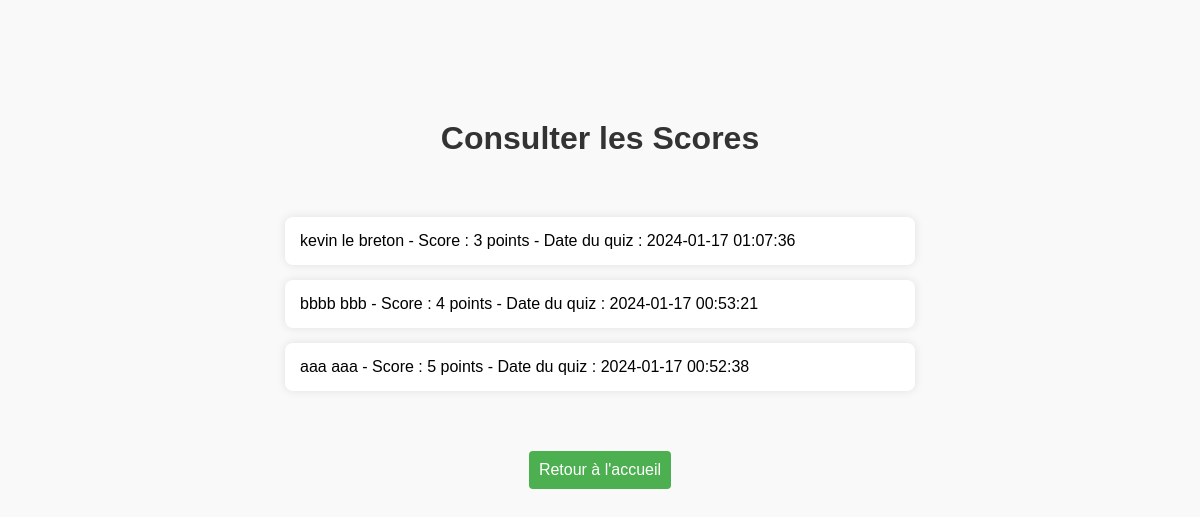
The page /consulter_scores.php on the database as committed earlier.
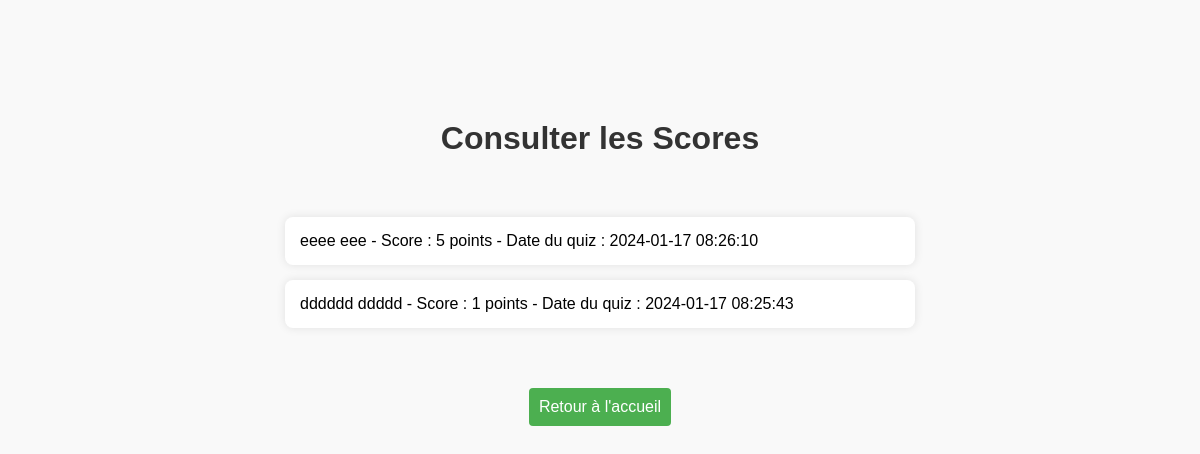
The same page on the database as committed later.
### tables this page shows
CREATE TABLE scores (
        id INTEGER PRIMARY KEY,
        participant_id INTEGER,
        score INTEGER,
        time INTEGER,
        FOREIGN KEY (participant_id) REFERENCES participants(idP));

### consulter_scores.php (the view, shortened to what this page needs)
<!DOCTYPE html>
<html lang="fr">
<head>
    <link rel="stylesheet" type="text/css" href="css/scores.css">
</head>
<body>
    <h1>Consulter les Scores</h1>
    <?php
    try {
        $file_db = new PDO('sqlite:contacts.sqlite3');
        $file_db->setAttribute(PDO::ATTR_ERRMODE, PDO::ERRMODE_WARNING);
        $query = "SELECT scores.*, participants.nom, participants.prenom
                  FROM scores
                  INNER JOIN participants ON scores.participant_id = participants.idP
                  ORDER BY scores.id DESC";
        $scores = $file_db->query($query);
        if (!$scores) {
            echo "Erreur SQL : " . print_r($file_db->errorInfo(), true);
        } else {
            $scores = $scores->fetchAll(PDO::FETCH_ASSOC);
            if ($scores) {
                echo '<ul>';
                foreach ($scores as $score) {
                    echo '<li>'. $score['nom'] .' ' . $score['prenom'] .' - Score : ' . $score['score'] . ' points - Date du quiz : ' . date('Y-m-d H:i:s', $score['time']) . '</li>';
                }
                echo '</ul>';
            } else {
                echo '<p>Aucun score disponible.</p>';
            }
        }
    } catch (PDOException $ex) {
        echo $ex->getMessage();
    }
    ?>
    <button onclick="window.location.href='index.php'">Retour à l'accueil</button>
</body>
</html>

### css/scores.css (style rules this page uses)
body { font-family: 'Arial', sans-serif; background-color: #f9f9f9; margin: 0; padding: 0; height: 100vh; }
h1 { color: #333; text-align: center; margin-bottom: 5%; margin-top: 10%; }
ul { list-style: none; padding: 0; }
li { width: 50%; background-color: #fff; padding: 15px; border-radius: 8px; box-shadow: 0 0 10px rgba(0, 0, 0, 0.1); margin: 15px auto; }
button { background-color: #4caf50; color: #fff; cursor: pointer; padding: 10px; border: none; border-radius: 4px; font-size: 16px; display: block; margin: 5% auto; }

Rows that differ between the two databases and show on the page:
removed scores: nom "kevin", prenom "le breton", score "3", time "2024-01-17 01:07:36"
changed scores (number 1 of 2 on the later page): nom "bbbb" → "eeee"; prenom "bbb" → "eee"; score "4" → "5"; time "2024-01-17 00:53:21" → "2024-01-17 08:26:10"
changed scores (number 2 of 2 on the later page): nom "aaa" → "dddddd"; prenom "aaa" → "ddddd"; score "5" → "1"; time "2024-01-17 00:52:38" → "2024-01-17 08:25:43"
